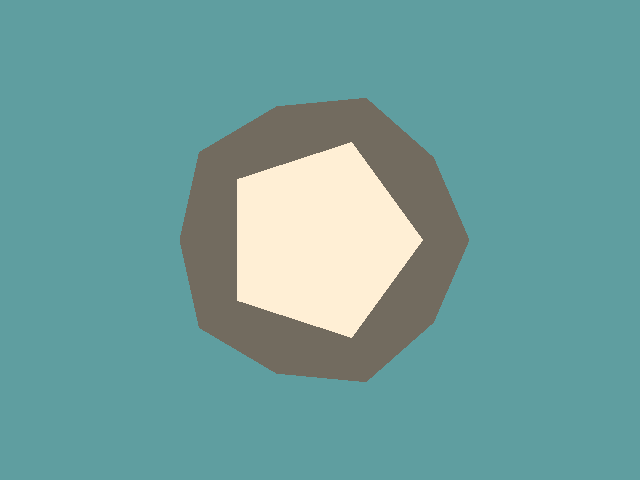

This chart was generated by the following Python code:
#!/usr/bin/env python

# Construct and render a dodecahedron as a vtkPolyhedron.

# Factory overrides: importing these modules registers the OpenGL rendering
# and interaction style implementations for vtkRenderingCore factory classes.
import vtkmodules.vtkInteractionStyle  # noqa: F401
import vtkmodules.vtkRenderingOpenGL2  # noqa: F401
# VTK pipeline classes used in this example
from vtkmodules.vtkCommonCore import (
    vtkIdList,
    vtkPoints,
)
from vtkmodules.vtkCommonDataModel import (
    VTK_POLYHEDRON,
    vtkUnstructuredGrid,
)
from vtkmodules.vtkRenderingCore import (
    vtkActor,
    vtkDataSetMapper,
    vtkRenderWindow,
    vtkRenderWindowInteractor,
    vtkRenderer,
)

# Colors (normalized RGB)
papaya_whip_rgb = (1.0, 0.937, 0.835)
cadet_blue_background_rgb = (0.373, 0.620, 0.627)

# Data: 20 vertices of a dodecahedron
points = vtkPoints()
points.InsertNextPoint(1.21412, 0, 1.58931)
points.InsertNextPoint(0.375185, 1.1547, 1.58931)
points.InsertNextPoint(-0.982247, 0.713644, 1.58931)
points.InsertNextPoint(-0.982247, -0.713644, 1.58931)
points.InsertNextPoint(0.375185, -1.1547, 1.58931)
points.InsertNextPoint(1.96449, 0, 0.375185)
points.InsertNextPoint(0.607062, 1.86835, 0.375185)
points.InsertNextPoint(-1.58931, 1.1547, 0.375185)
points.InsertNextPoint(-1.58931, -1.1547, 0.375185)
points.InsertNextPoint(0.607062, -1.86835, 0.375185)
points.InsertNextPoint(1.58931, 1.1547, -0.375185)
points.InsertNextPoint(-0.607062, 1.86835, -0.375185)
points.InsertNextPoint(-1.96449, 0, -0.375185)
points.InsertNextPoint(-0.607062, -1.86835, -0.375185)
points.InsertNextPoint(1.58931, -1.1547, -0.375185)
points.InsertNextPoint(0.982247, 0.713644, -1.58931)
points.InsertNextPoint(-0.375185, 1.1547, -1.58931)
points.InsertNextPoint(-1.21412, 0, -1.58931)
points.InsertNextPoint(-0.375185, -1.1547, -1.58931)
points.InsertNextPoint(0.982247, -0.713644, -1.58931)

# Faces: 12 pentagonal faces stored in a vtkIdList
# Format: num_faces, then for each face: num_pts, pt0, pt1, ...
dodecahedron_faces = [
    [0, 1, 2, 3, 4], [0, 5, 10, 6, 1], [1, 6, 11, 7, 2],
    [2, 7, 12, 8, 3], [3, 8, 13, 9, 4], [4, 9, 14, 5, 0],
    [15, 10, 5, 14, 19], [16, 11, 6, 10, 15], [17, 12, 7, 11, 16],
    [18, 13, 8, 12, 17], [19, 14, 9, 13, 18], [19, 18, 17, 16, 15],
]

face_id_list = vtkIdList()
face_id_list.InsertNextId(len(dodecahedron_faces))
for face in dodecahedron_faces:
    face_id_list.InsertNextId(len(face))
    for pid in face:
        face_id_list.InsertNextId(pid)

# Unstructured grid: store the polyhedron cell
ugrid = vtkUnstructuredGrid()
ugrid.SetPoints(points)
ugrid.InsertNextCell(VTK_POLYHEDRON, face_id_list)

# Mapper: map the polyhedron to graphics primitives
mapper = vtkDataSetMapper()
mapper.SetInputData(ugrid)

# Actor: set visual properties and color
actor = vtkActor()
actor.SetMapper(mapper)
actor.GetProperty().SetColor(papaya_whip_rgb)

# Renderer: assemble the scene
renderer = vtkRenderer()
renderer.AddActor(actor)
renderer.SetBackground(cadet_blue_background_rgb)

# Window: display the rendered scene
render_window = vtkRenderWindow()
render_window.AddRenderer(renderer)
render_window.SetWindowName("dodecahedron")
render_window.SetMultiSamples(0)
render_window.SetSize(640, 480)

# Interactor: handle mouse and keyboard events
render_window_interactor = vtkRenderWindowInteractor()
render_window_interactor.SetRenderWindow(render_window)

# Scene: configure the camera
renderer.ResetCamera()

# Start: launch the interactive visualization
render_window_interactor.Initialize()
render_window_interactor.Start()
